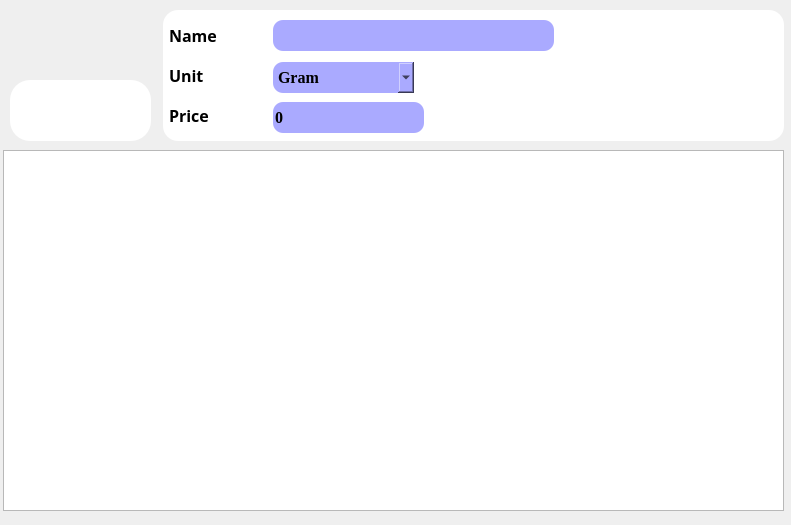
<?xml version="1.0" encoding="UTF-8"?>
<ui version="4.0">
 <class>materialsForm</class>
 <widget class="QWidget" name="materialsForm">
  <property name="geometry">
   <rect>
    <x>0</x>
    <y>0</y>
    <width>791</width>
    <height>525</height>
   </rect>
  </property>
  <property name="windowTitle">
   <string>Form</string>
  </property>
  <widget class="QTableView" name="tableView">
   <property name="geometry">
    <rect>
     <x>3</x>
     <y>150</y>
     <width>781</width>
     <height>361</height>
    </rect>
   </property>
   <property name="font">
    <font>
     <family>Times New Roman</family>
     <pointsize>12</pointsize>
    </font>
   </property>
   <property name="layoutDirection">
    <enum>Qt::LeftToRight</enum>
   </property>
   <property name="sizeAdjustPolicy">
    <enum>QAbstractScrollArea::AdjustToContentsOnFirstShow</enum>
   </property>
   <property name="alternatingRowColors">
    <bool>true</bool>
   </property>
   <property name="selectionBehavior">
    <enum>QAbstractItemView::SelectRows</enum>
   </property>
   <property name="sortingEnabled">
    <bool>true</bool>
   </property>
   <property name="wordWrap">
    <bool>true</bool>
   </property>
   <attribute name="horizontalHeaderStretchLastSection">
    <bool>true</bool>
   </attribute>
  </widget>
  <widget class="QFrame" name="frame">
   <property name="geometry">
    <rect>
     <x>163</x>
     <y>10</y>
     <width>621</width>
     <height>131</height>
    </rect>
   </property>
   <property name="autoFillBackground">
    <bool>false</bool>
   </property>
   <property name="styleSheet">
    <string notr="true">background-color: rgb(255, 255, 255);
border-radius:15px;</string>
   </property>
   <property name="frameShape">
    <enum>QFrame::StyledPanel</enum>
   </property>
   <property name="frameShadow">
    <enum>QFrame::Raised</enum>
   </property>
   <widget class="QLabel" name="label">
    <property name="geometry">
     <rect>
      <x>6</x>
      <y>10</y>
      <width>121</width>
      <height>31</height>
     </rect>
    </property>
    <property name="font">
     <font>
      <family>B Nazanin</family>
      <pointsize>12</pointsize>
      <weight>75</weight>
      <bold>true</bold>
     </font>
    </property>
    <property name="text">
     <string>Name</string>
    </property>
    <property name="alignment">
     <set>Qt::AlignLeading|Qt::AlignLeft|Qt::AlignVCenter</set>
    </property>
   </widget>
   <widget class="QSpinBox" name="priceInp">
    <property name="geometry">
     <rect>
      <x>110</x>
      <y>92</y>
      <width>151</width>
      <height>31</height>
     </rect>
    </property>
    <property name="font">
     <font>
      <family>Times New Roman</family>
      <pointsize>12</pointsize>
      <weight>75</weight>
      <bold>true</bold>
     </font>
    </property>
    <property name="styleSheet">
     <string notr="true">background-color: rgb(170, 170, 255);
border-radius:10px;</string>
    </property>
    <property name="alignment">
     <set>Qt::AlignLeading|Qt::AlignLeft|Qt::AlignVCenter</set>
    </property>
    <property name="buttonSymbols">
     <enum>QAbstractSpinBox::NoButtons</enum>
    </property>
    <property name="suffix">
     <string/>
    </property>
    <property name="maximum">
     <number>999999999</number>
    </property>
   </widget>
   <widget class="QLabel" name="label_2">
    <property name="geometry">
     <rect>
      <x>6</x>
      <y>90</y>
      <width>61</width>
      <height>31</height>
     </rect>
    </property>
    <property name="font">
     <font>
      <family>B Nazanin</family>
      <pointsize>12</pointsize>
      <weight>75</weight>
      <bold>true</bold>
     </font>
    </property>
    <property name="text">
     <string>Price</string>
    </property>
    <property name="alignment">
     <set>Qt::AlignLeading|Qt::AlignLeft|Qt::AlignVCenter</set>
    </property>
   </widget>
   <widget class="QLabel" name="label_3">
    <property name="geometry">
     <rect>
      <x>6</x>
      <y>50</y>
      <width>101</width>
      <height>31</height>
     </rect>
    </property>
    <property name="font">
     <font>
      <family>B Nazanin</family>
      <pointsize>12</pointsize>
      <weight>75</weight>
      <bold>true</bold>
     </font>
    </property>
    <property name="text">
     <string>Unit</string>
    </property>
    <property name="alignment">
     <set>Qt::AlignLeading|Qt::AlignLeft|Qt::AlignVCenter</set>
    </property>
   </widget>
   <widget class="QComboBox" name="unitInp">
    <property name="geometry">
     <rect>
      <x>110</x>
      <y>52</y>
      <width>141</width>
      <height>31</height>
     </rect>
    </property>
    <property name="font">
     <font>
      <family>Times New Roman</family>
      <pointsize>12</pointsize>
      <weight>75</weight>
      <bold>true</bold>
     </font>
    </property>
    <property name="layoutDirection">
     <enum>Qt::LeftToRight</enum>
    </property>
    <property name="styleSheet">
     <string notr="true">background-color: rgb(170, 170, 255);
border-radius:10px;</string>
    </property>
    <property name="insertPolicy">
     <enum>QComboBox::InsertAtBottom</enum>
    </property>
    <property name="frame">
     <bool>true</bool>
    </property>
    <item>
     <property name="text">
      <string>Gram</string>
     </property>
    </item>
    <item>
     <property name="text">
      <string>Kilogram</string>
     </property>
    </item>
    <item>
     <property name="text">
      <string>Tone</string>
     </property>
    </item>
    <item>
     <property name="text">
      <string>Number</string>
     </property>
    </item>
   </widget>
   <widget class="QLineEdit" name="matnameInp">
    <property name="geometry">
     <rect>
      <x>110</x>
      <y>10</y>
      <width>281</width>
      <height>31</height>
     </rect>
    </property>
    <property name="font">
     <font>
      <family>Times New Roman</family>
      <pointsize>10</pointsize>
      <weight>75</weight>
      <bold>true</bold>
     </font>
    </property>
    <property name="styleSheet">
     <string notr="true">background-color: rgb(170, 170, 255);
border-radius:10px;</string>
    </property>
    <property name="maxLength">
     <number>20</number>
    </property>
    <property name="readOnly">
     <bool>false</bool>
    </property>
   </widget>
  </widget>
  <widget class="QFrame" name="frame_2">
   <property name="geometry">
    <rect>
     <x>10</x>
     <y>80</y>
     <width>141</width>
     <height>61</height>
    </rect>
   </property>
   <property name="font">
    <font>
     <family>MT Extra</family>
    </font>
   </property>
   <property name="styleSheet">
    <string notr="true">background-color: rgb(255, 255, 255);
border-radius:20px;</string>
   </property>
   <property name="frameShape">
    <enum>QFrame::StyledPanel</enum>
   </property>
   <property name="frameShadow">
    <enum>QFrame::Raised</enum>
   </property>
   <widget class="Btn" name="addPB">
    <property name="geometry">
     <rect>
      <x>80</x>
      <y>10</y>
      <width>40</width>
      <height>40</height>
     </rect>
    </property>
    <property name="toolTip">
     <string>Insert</string>
    </property>
    <property name="text">
     <string/>
    </property>
    <property name="icon">
     <iconset resource="reso.qrc">
      <normaloff>:/img/add.png</normaloff>:/img/add.png</iconset>
    </property>
   </widget>
   <widget class="Btn" name="deletPB">
    <property name="geometry">
     <rect>
      <x>14</x>
      <y>9</y>
      <width>40</width>
      <height>40</height>
     </rect>
    </property>
    <property name="toolTip">
     <string>Delete</string>
    </property>
    <property name="text">
     <string/>
    </property>
    <property name="icon">
     <iconset resource="reso.qrc">
      <normaloff>:/img/delete.png</normaloff>:/img/delete.png</iconset>
    </property>
   </widget>
  </widget>
 </widget>
 <customwidgets>
  <customwidget>
   <class>Btn</class>
   <extends>QPushButton</extends>
   <header>MaterialsForm.h</header>
  </customwidget>
 </customwidgets>
 <resources>
  <include location="reso.qrc"/>
 </resources>
 <connections/>
</ui>
